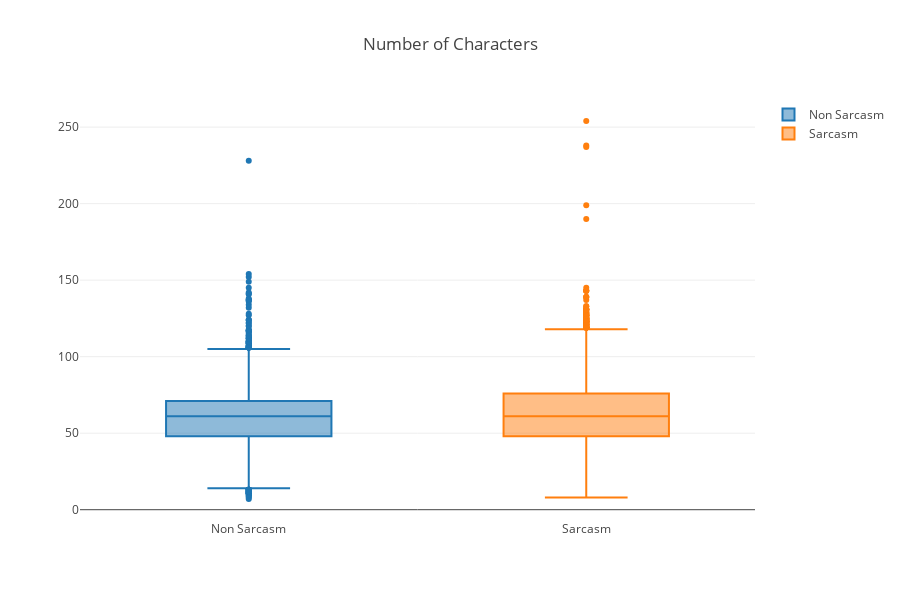

Notebook source saved alongside this figure:
### Code cell
trace0 = go.Box(y = df[df['is_sarcastic'] == 0]['num_chars'], name = 'Non Sarcasm')
trace1 = go.Box(y = df[df['is_sarcastic'] == 1]['num_chars'], name = 'Sarcasm')
data = [trace0, trace1]
layout = go.Layout(title = 'Number of Characters',
                   width = 900,
                   height = 600)
fig = go.Figure(data, layout)
pyo.offline.iplot(fig)

### Figure 1 — Plotly figure (JSON) as saved in the notebook; plotly's stock layout.template omitted (floating-point values rounded to 4 significant figures; data arrays with more than 128 entries replaced by an {"elided": "..."} marker saying what was removed)
{"data": [{"name": "Non Sarcasm", "type": "box", "uid": "0d219673-42fa-41a9-968f-6f5da47df252", "y": {"elided": "14985 int values"}}, {"name": "Sarcasm", "type": "box", "uid": "60f947c0-f08b-43da-a359-ecd328a23cf3", "y": {"elided": "11724 int values"}}], "layout": {"height": 600, "title": {"text": "Number of Characters"}, "width": 900}}
